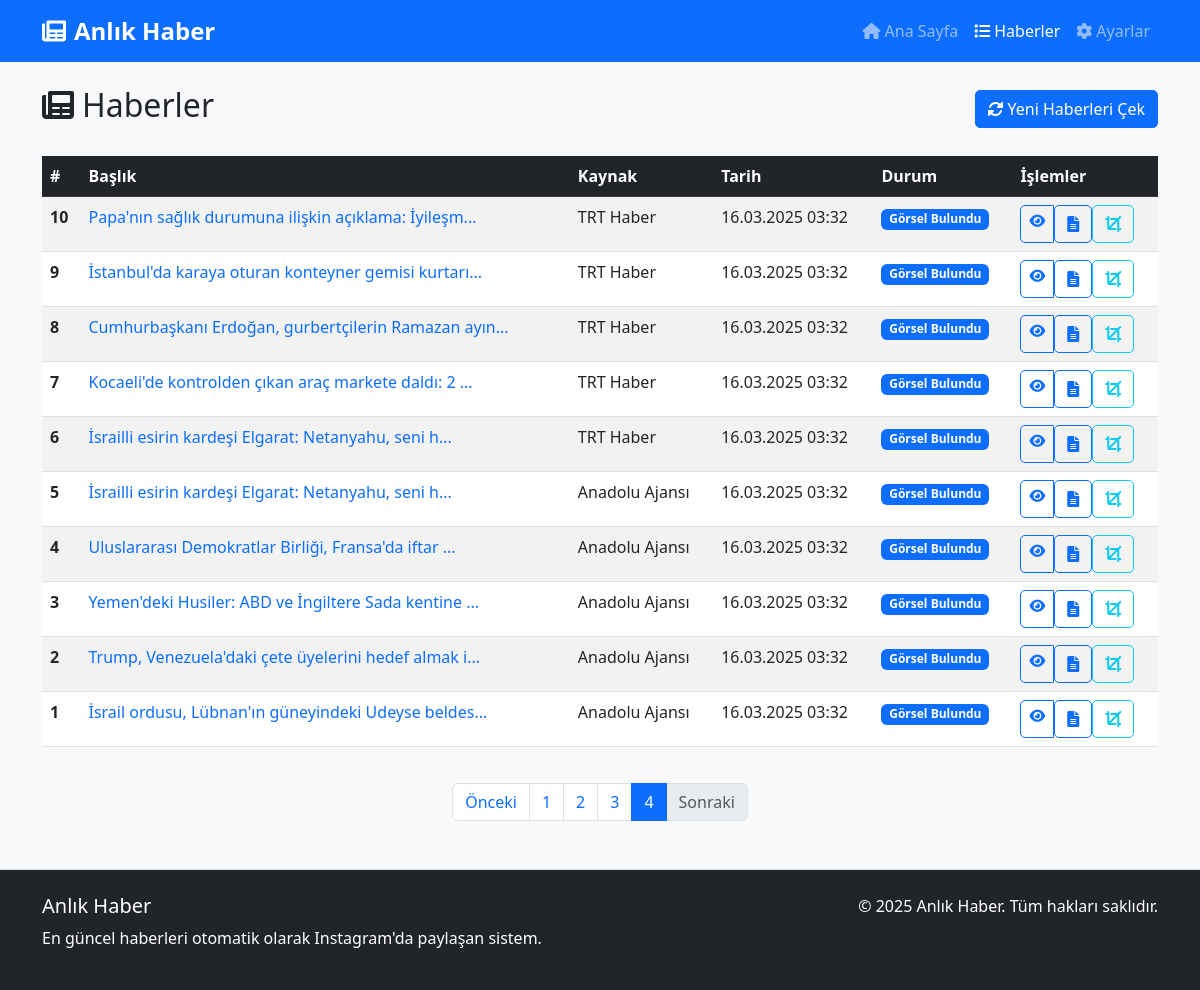
The page /haberler?page=4 on the database as committed earlier.
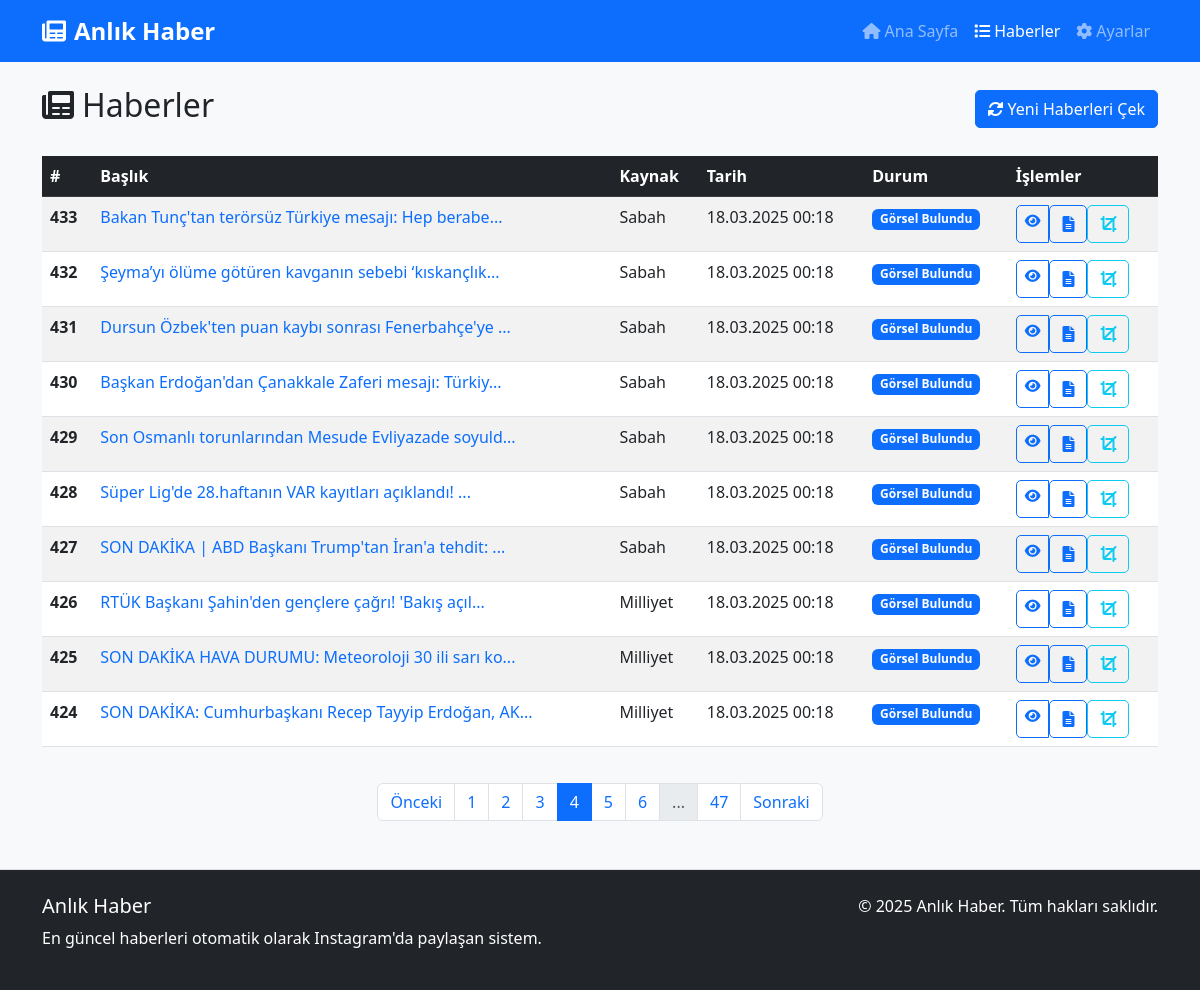
The same page on the database as committed later.
### models.py (models this page shows, shortened)
class Haber(db.Model):
    id = db.Column(db.Integer, primary_key=True)
    baslik = db.Column(db.String(255), nullable=False)
    icerik = db.Column(db.Text, nullable=False)
    ozet = db.Column(db.Text, nullable=True)
    kaynak = db.Column(db.String(100), nullable=False)
    url = db.Column(db.String(500), nullable=False, unique=True)
    gorsel_url = db.Column(db.String(500), nullable=True)
    islenmis_gorsel_path = db.Column(db.String(500), nullable=True)
    orijinal_gorsel_path = db.Column(db.String(500), nullable=True)
    paylasildi = db.Column(db.Boolean, default=False)
    paylasima_hazir = db.Column(db.Boolean, default=False)
    paylasilma_zamani = db.Column(db.DateTime, nullable=True)
    instagram_post_id = db.Column(db.String(100), nullable=True)
    olusturulma_zamani = db.Column(db.DateTime, default=datetime.now)

### app.py (the view)
    @app.route('/haberler')
    def haberler():
        page = request.args.get('page', 1, type=int)
        per_page = 10
        haberler = Haber.query.order_by(Haber.olusturulma_zamani.desc()).paginate(page=page, per_page=per_page)
        return render_template('haberler.html', haberler=haberler, now=datetime.now())

### templates/haberler.html (shortened to what the changed rows need)
{% extends 'base.html' %}
{% block content %}
<div class="d-flex justify-content-between align-items-center mb-4">
    <h2><i class="fas fa-newspaper me-2"></i>Haberler</h2>
</div>
{% if haberler.items %}
    <div class="table-responsive">
        <table class="table table-hover table-striped">
            <thead class="table-dark">
                <tr>
                    <th scope="col">#</th>
                    <th scope="col">Başlık</th>
                    <th scope="col">Kaynak</th>
                    <th scope="col">Tarih</th>
                    <th scope="col">Durum</th>
                    <th scope="col">İşlemler</th>
                </tr>
            </thead>
            <tbody>
                {% for haber in haberler.items %}
                    <tr>
                        <th scope="row">{{ haber.id }}</th>
                        <td>
                            <a href="{{ url_for('haber_detay', haber_id=haber.id) }}" class="text-decoration-none">
                                {{ haber.baslik[:50] }}{% if haber.baslik|length > 50 %}...{% endif %}
                            </a>
                        </td>
                        <td>{{ haber.kaynak }}</td>
                        <td>{{ haber.olusturulma_zamani.strftime('%d.%m.%Y %H:%M') }}</td>
                        <td>
                            {% if haber.paylasildi %}
                                <span class="badge bg-success">Paylaşıldı</span>
                            {% elif haber.paylasima_hazir %}
                                <span class="badge bg-warning">Paylaşıma Hazır</span>
                            {% elif haber.islenmis_gorsel_path %}
                                <span class="badge bg-info">İşlendi</span>
                            {% elif haber.gorsel_url %}
                                <span class="badge bg-primary">Görsel Bulundu</span>
                            {% elif haber.ozet %}
                                <span class="badge bg-primary">Özetlendi</span>
                            {% else %}
                                <span class="badge bg-secondary">Yeni</span>
                            {% endif %}
                        </td>
                        <td>
                            <div class="btn-group btn-group-sm" role="group">
                                <a href="{{ url_for('haber_detay', haber_id=haber.id) }}" class="btn btn-outline-primary" title="Detay">
                                    <i class="fas fa-eye"></i>
                                </a>
                                {% if not haber.ozet %}
                                    <form action="{{ url_for('ozetsiz_haberleri_ozetle_route') }}" method="post" class="d-inline">
                                        <button type="submit" class="btn btn-outline-primary" title="Özetle">
                                            <i class="fas fa-file-alt"></i>
                                        </button>
                                    </form>
                                {% endif %}
                                {% if haber.gorsel_url and not haber.islenmis_gorsel_path %}
                                    <form action="{{ url_for('haber_gorselini_isle', haber_id=haber.id) }}" method="post" class="d-inline">
                                        <button type="submit" class="btn btn-outline-info" title="Görseli İşle">
                                            <i class="fas fa-crop"></i>
                                        </button>
                                    </form>
                                {% endif %}
                            </div>
                        </td>
                    </tr>
                {% endfor %}
            </tbody>
        </table>
    </div>
    <nav aria-label="Sayfalama">
        <ul class="pagination justify-content-center">
            {% for page_num in haberler.iter_pages(left_edge=1, right_edge=1, left_current=2, right_current=2) %}
                {% if page_num %}
                    {% if page_num == haberler.page %}
                        <li class="page-item active">
                            <span class="page-link">{{ page_num }}</span>
                        </li>
                    {% else %}
                        <li class="page-item">
                            <a class="page-link" href="{{ url_for('haberler', page=page_num) }}">{{ page_num }}</a>
                        </li>
                    {% endif %}
                {% else %}
                    <li class="page-item disabled">
                        <span class="page-link">...</span>
                    </li>
                {% endif %}
            {% endfor %}
            {% if haberler.has_next %}
                <li class="page-item">
                    <a class="page-link" href="{{ url_for('haberler', page=haberler.next_num) }}">Sonraki</a>
                </li>
            {% else %}
                <li class="page-item disabled">
                    <span class="page-link">Sonraki</span>
                </li>
            {% endif %}
        </ul>
    </nav>
{% else %}
    <div class="alert alert-info">
        <i class="fas fa-info-circle me-2"></i>Henüz hiç haber bulunmuyor. "Yeni Haberleri Çek" butonuna tıklayarak haberleri çekmeye başlayabilirsiniz.
    </div>
{% endif %}
{% endblock %}

Rows that differ between the two databases and show on the page:
no longer on this page (row edited): Haber: id "10", baslik "Papa'nın sağlık durumuna ilişkin açıklama: İyileşm", kaynak "TRT Haber", olusturulma_zamani "16.03.2025 03:32", paylasildi "Görsel Bulundu"
no longer on this page (row edited): Haber: id "9", baslik "İstanbul'da karaya oturan konteyner gemisi kurtarı", kaynak "TRT Haber", olusturulma_zamani "16.03.2025 03:32", paylasildi "Görsel Bulundu"
no longer on this page (row edited): Haber: id "8", baslik "Cumhurbaşkanı Erdoğan, gurbertçilerin Ramazan ayın", kaynak "TRT Haber", olusturulma_zamani "16.03.2025 03:32", paylasildi "Görsel Bulundu"
no longer on this page (row edited): Haber: id "7", baslik "Kocaeli'de kontrolden çıkan araç markete daldı: 2", kaynak "TRT Haber", olusturulma_zamani "16.03.2025 03:32", paylasildi "Görsel Bulundu"
no longer on this page (row edited): Haber: id "6", baslik "İsrailli esirin kardeşi Elgarat: Netanyahu, seni h", kaynak "TRT Haber", olusturulma_zamani "16.03.2025 03:32", paylasildi "Görsel Bulundu"
no longer on this page (row edited): Haber: id "5", baslik "İsrailli esirin kardeşi Elgarat: Netanyahu, seni h", kaynak "Anadolu Ajansı", olusturulma_zamani "16.03.2025 03:32", paylasildi "Görsel Bulundu"
no longer on this page (row edited): Haber: id "4", baslik "Uluslararası Demokratlar Birliği, Fransa'da iftar", kaynak "Anadolu Ajansı", olusturulma_zamani "16.03.2025 03:32", paylasildi "Görsel Bulundu"
no longer on this page (row edited): Haber: id "3", baslik "Yemen'deki Husiler: ABD ve İngiltere Sada kentine", kaynak "Anadolu Ajansı", olusturulma_zamani "16.03.2025 03:32", paylasildi "Görsel Bulundu"
no longer on this page (row edited): Haber: id "2", baslik "Trump, Venezuela'daki çete üyelerini hedef almak i", kaynak "Anadolu Ajansı", olusturulma_zamani "16.03.2025 03:32", paylasildi "Görsel Bulundu"
no longer on this page (row edited): Haber: id "1", baslik "İsrail ordusu, Lübnan'ın güneyindeki Udeyse beldes", kaynak "Anadolu Ajansı", olusturulma_zamani "16.03.2025 03:32", paylasildi "Görsel Bulundu"
added Haber: id "433", baslik "Bakan Tunç'tan terörsüz Türkiye mesajı: Hep berabe", kaynak "Sabah", olusturulma_zamani "18.03.2025 00:18", paylasildi "Görsel Bulundu"
added Haber: id "432", baslik "Şeyma’yı ölüme götüren kavganın sebebi ‘kıskançlık", kaynak "Sabah", olusturulma_zamani "18.03.2025 00:18", paylasildi "Görsel Bulundu"
added Haber: id "431", baslik "Dursun Özbek'ten puan kaybı sonrası Fenerbahçe'ye", kaynak "Sabah", olusturulma_zamani "18.03.2025 00:18", paylasildi "Görsel Bulundu"
added Haber: id "430", baslik "Başkan Erdoğan'dan Çanakkale Zaferi mesajı: Türkiy", kaynak "Sabah", olusturulma_zamani "18.03.2025 00:18", paylasildi "Görsel Bulundu"
added Haber: id "429", baslik "Son Osmanlı torunlarından Mesude Evliyazade soyuld", kaynak "Sabah", olusturulma_zamani "18.03.2025 00:18", paylasildi "Görsel Bulundu"
added Haber: id "428", baslik "Süper Lig'de 28.haftanın VAR kayıtları açıklandı!", kaynak "Sabah", olusturulma_zamani "18.03.2025 00:18", paylasildi "Görsel Bulundu"
added Haber: id "427", baslik "SON DAKİKA | ABD Başkanı Trump'tan İran'a tehdit:", kaynak "Sabah", olusturulma_zamani "18.03.2025 00:18", paylasildi "Görsel Bulundu"
added Haber: id "426", baslik "RTÜK Başkanı Şahin'den gençlere çağrı! 'Bakış açıl", kaynak "Milliyet", olusturulma_zamani "18.03.2025 00:18", paylasildi "Görsel Bulundu"
added Haber: id "425", baslik "SON DAKİKA HAVA DURUMU: Meteoroloji 30 ili sarı ko", kaynak "Milliyet", olusturulma_zamani "18.03.2025 00:18", paylasildi "Görsel Bulundu"
added Haber: id "424", baslik "SON DAKİKA: Cumhurbaşkanı Recep Tayyip Erdoğan, AK", kaynak "Milliyet", olusturulma_zamani "18.03.2025 00:18", paylasildi "Görsel Bulundu"
Other text that changed with them:
new list line: "5"
new list line: "6"
new list line: "47"
